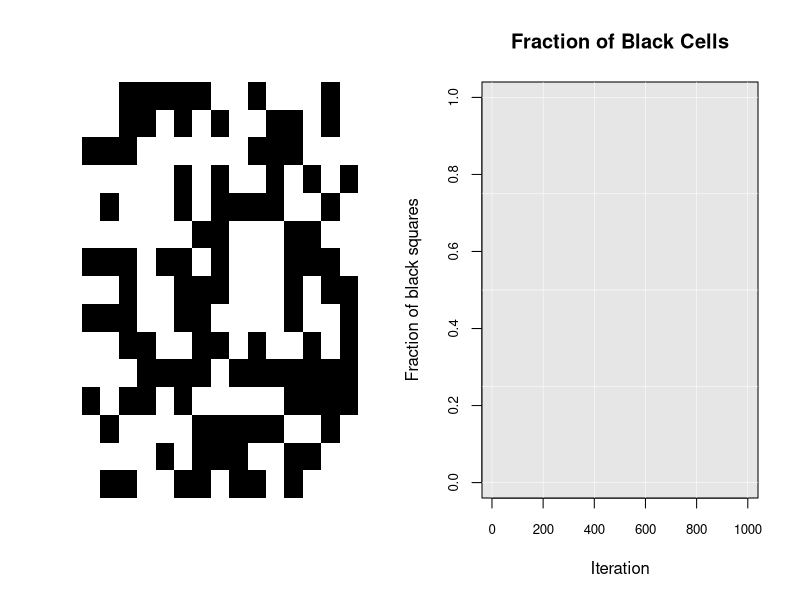

R code for this plot: (Note: this script raises an error after producing the figure.)
# Template for running and plotting a very simple agent-based model in R
# Original: Professor Bear Braumoeller, Department of Political Science, Ohio State
# Tweaked by Jon Green, Department of Political Science, Ohio State

# This code creates a 20x20 grid of 0s and 1s, which represent values of some
# variable held by agents in those cells. It then chooses two adjacent cells,
# the first at random and the second at random from among the first cell's
# neighbors, and applies a simple rule -- the first cell takes on the value
# of the second. It iterates this cell selection and rule application 1,000
# times, displays the result, and tracks the fraction of 1s in the matrix
# over time.

# This is not meant to represent a meaningful social process. It's just meant
# to be a template for students and colleagues to use to create more interesting
# agent-based models.

library(spam)

#This function sets the matrix
abm.matrix <- function(dimension = 20){
  mat <- matrix(sample(c(0,1), dimension*dimension, replace=TRUE), nrow=dimension, ncol=dimension)
  return(mat)
}

#This function sets the thing to track (in this case, the ratio of black to white cells)
bin.ratio <- function(mat){
  bin.ratio <- sum(mat)/(nrow(mat)*ncol(mat))
  return(bin.ratio)
}

#This function picks the first cell
select.cell <- function(mat){
  fc.row <- round(runif(1)*(nrow(mat))+0.5)
  fc.col <- round(runif(1)*(ncol(mat))+0.5)
  return(c(fc.row, fc.col))
}

#This function picks a neighboring cell, wrapping around if it winds up out of bounds
select.neighbor <- function(first.cell, mat){
  #Match cells
  sc.row <- first.cell[1]
  sc.col <- first.cell[2]
  
  #Move to neighboring row/column
  while((sc.row == first.cell[1]) & (sc.col == first.cell[2])){
    sc.row <- first.cell[1] + sample(c(-1, 0, 1), 1)
    sc.col <- first.cell[2] + sample(c(-1, 0, 1), 1)
  }
  
  #If out of bounds, wraparound
  sc.row[sc.row==0] <- nrow(mat)
  sc.row[sc.row==nrow(mat)+1] <- 1
  sc.col[sc.col==0] <- ncol(mat)
  sc.col[sc.col==ncol(mat)+1] <- 1
  
  return(c(sc.row, sc.col))
}

#This function makes the first cell match the second cell
copy.values <- function(mat, first.cell, second.cell){
  mat[first.cell[1],first.cell[2]] <- mat[second.cell[1],second.cell[2]]
  return(mat)
}

#This function updates the thing to track
add.to.tracked.series <- function(br, mat){
  br <- c(br, bin.ratio(mat))
  return(br)
}

#This function displays results
display.result <- function(mat, thing.to.track, iteration){
  if(iteration==1){
    image(t(mat), col=c("white", "black"), axes=FALSE)
    par1 <- c(list(mfg=c(1,1,1,2)), par(pars))
    plot(-100, -100, xlim=c(1,1000), ylim=c(0,1), 
         ylab="Fraction of black squares", 
         xlab="Iteration", 
         main = "Fraction of Black Cells",
         type="n", cex.axis=0.8)
    rect(par("usr")[1], par("usr")[3], par("usr")[2], par("usr")[4], col="#E6E6E6")
    abline(h=c(0,0.25,0.5,0.75,1), col="white", lwd=0.5)
    abline(v=c(0,200,400,600,800,1000), col="white", lwd=0.5)
    par2 <- c(list(mfg=c(1,2,1,2)), par(pars))
  } else {
    par(par1)
    image(t(mat), col=c("white", "black"), axes=FALSE)
    par(par2)
    segments(iteration-1, ratio[iteration-1], iteration, ratio[iteration], col="black", lwd=1)
  }

}

bin.matrix <- abm.matrix(dimension = 15)
ratio <- bin.ratio(bin.matrix)
par(mfrow=c(1,2))
pars <- c('plt','usr')

for(iteration in 1:1000){
  first.cell <- select.cell(mat = bin.matrix)
  second.cell <- select.neighbor(first.cell = first.cell, mat = bin.matrix)
  bin.matrix <- copy.values(mat = bin.matrix, first.cell = first.cell, second.cell = second.cell)
  ratio <- add.to.tracked.series(br = ratio, mat = bin.matrix)
  display.result(mat = bin.matrix, thing.to.track = bin.ratios, iteration)
}
